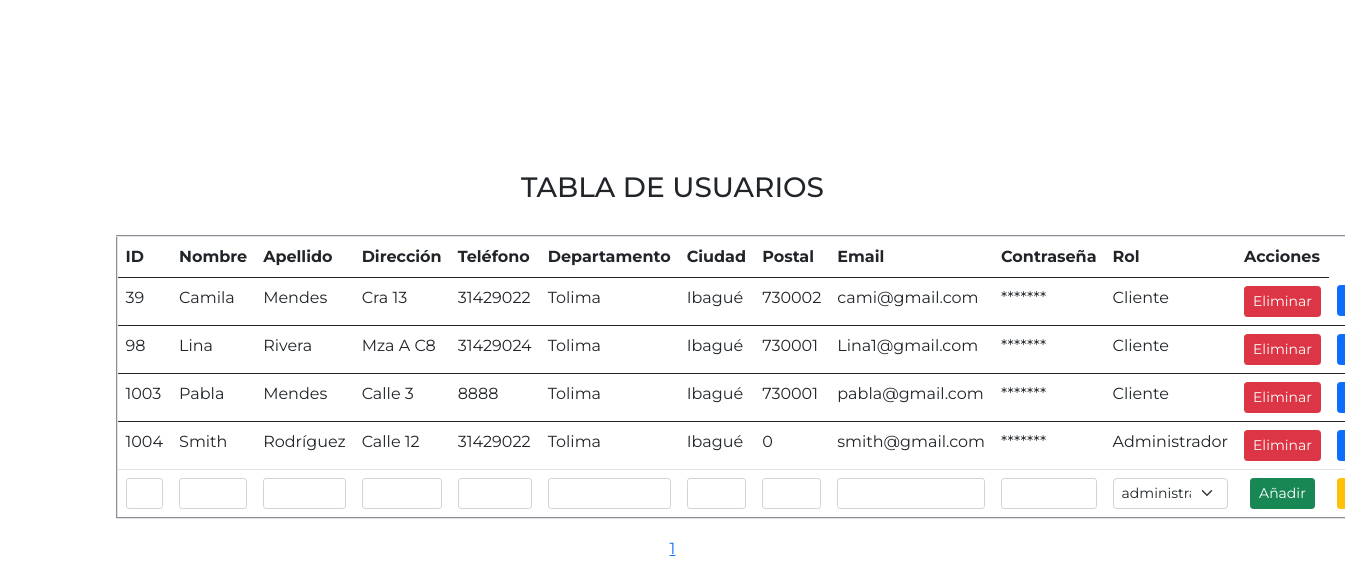
Screenshot of /CRUDS/actualizar_usuarios.php with the database file from the repository.
### tables this page shows
CREATE TABLE `usuarios` (
  `id_user` int(10) NOT NULL,
  `nombre_usuario` varchar(40) NOT NULL,
  `apellido_usuario` varchar(40) NOT NULL,
  `direccion` varchar(20) NOT NULL,
  `telefono` int(10) NOT NULL,
  `cod_rol` int(10) NOT NULL,
  `departamento` varchar(40) NOT NULL,
  `ciudad` varchar(40) NOT NULL,
  `codigo_postal` int(10) NOT NULL,
  `email` varchar(40) NOT NULL,
  `contrasena` varchar(245) NOT NULL
);

### CRUDS/crud_usuario.php (the view, shortened to what this page needs)
<!DOCTYPE html>
<html lang="en">
<head>
    <link href="https://cdn.jsdelivr.net/npm/bootstrap@5.0.2/dist/css/bootstrap.min.css" rel="stylesheet">
</head>
<body>
<?php
	include("../conexion.php");
	$registros=5;
	if(isset($_GET["pagina"])){
		if($_GET["pagina"]==1){
			header("Location:crud_usuario.php");
		}else{
			$pagina=$_GET["pagina"];
		}
	}else{
		$pagina=1;
	}
	$empieza=($pagina-1)*$registros;
	$sql_total="SELECT * FROM usuarios";
	$resultado=$conexiondb->prepare($sql_total);
	$resultado->execute(array());
	$numfilas=$resultado->rowCount();
	$totalpagina=ceil($numfilas/$registros);
	$registros=$conexiondb->query("SELECT * from usuarios LIMIT $empieza, $registros")->fetchALL(PDO::FETCH_OBJ);
		?>
<div class="container">
    <h3 class="Title_Con">TABLA DE USUARIOS</h3>
		<div class="row">
			<div class="col">
					<form action="" method="POST" autocomplete="off">
						<table align="center" class="table table-hover" border="2px">
							<thead>
								<tr>
									<th>ID</th>
									<th>Nombre</th>
									<th>Apellido</th>
									<th>Dirección</th>
									<th>Teléfono</th>
									<th>Departamento</th>
									<th>Ciudad</th>
									<th>Postal</th>
									<th>Email</th>
									<th>Contraseña</th>
									<th>Rol</th>
									<th>Acciones</th>
								</tr>
							</thead>
								<?php
								foreach ($registros as $persona) :
								?>
							<tbody>
								<tr>
									<td><?php echo $persona->id_user?></td>
									<td><?php echo $persona->nombre_usuario?></td>
									<td><?php echo $persona->apellido_usuario?></td>
									<td><?php echo $persona->direccion?></td>
									<td><?php echo $persona->telefono?></td>
									<td><?php echo $persona->departamento?></td>
									<td><?php echo $persona->ciudad?></td>
									<td><?php echo $persona->codigo_postal?></td>
									<td><?php echo $persona->email?></td>
									<td><?php echo "*******"?></td>
									<?php
									if($persona->cod_rol==1){
									$aux="Administrador"
									?>
									<td><?php echo $aux;?></td>
									<?php
									}else if($persona->cod_rol==2){
									$aux="Cliente"
									?>
									<td><?php echo $aux;?></td>
									<?php
									}
									?>
									<td><a href="eliminar_usuario.php ?id=<?php echo $persona->id_user?> & nomb=<?php echo $persona->nombre_usuario?> &ape=<?php echo $persona->apellido_usuario?> & direc=<?php echo $persona->direccion?> & tel=<?php echo $persona->telefono?> & depart=<?php echo $persona->departamento ?> & city=<?php echo $persona->ciudad?> &postal=<?php echo $persona->codigo_postal ?> & email=<?php echo $persona->email?>"><input class="btn btn-danger btn-sm" type="button" name="elimina" id="elimina" value="Eliminar"></a></td>
									<td><a href="editar_usuario.php ?id=<?php echo $persona->id_user?> & nomb=<?php echo $persona->nombre_usuario?> &ape=<?php echo $persona->apellido_usuario?> & direc=<?php echo $persona->direccion?> & tel=<?php echo $persona->telefono?> & depart=<?php echo $persona->departamento ?> & city=<?php echo $persona->ciudad?> &postal=<?php echo $persona->codigo_postal ?> & email=<?php echo $persona->email?>"><input class="btn btn-primary btn-sm" type="button" name="Editar" value="Editar"></a></td>
								</tr>
									<?php
									endforeach;
									?>
								<tr>
									<td><input class="form-control form-control-sm" type="number" name="user_id"></td>
									<td><input class="form-control form-control-sm" type="text" name="user_name"></td>
									<td><input class="form-control form-control-sm" type="text" name="user_last_name"></td>
									<td><input class="form-control form-control-sm" type="text" name="user_address"></td>
									<td><input class="form-control form-control-sm" type="number" name="user_tele"></td>
									<td><input class="form-control form-control-sm" type="text" name="user_depart"></td>
									<td><input class="form-control form-control-sm" type="text" name="user_city"></td>
									<td><input class="form-control form-control-sm" type="number" name="user_postal"></td>
									<td><input class="form-control form-control-sm" type="text" name="user_email"></td>
									<td><input class="form-control form-control-sm" type="password" name="user_password"></td>
									<td>
										<select class="form-select form-select-sm" name="user_role">
												<?php
												$sql= "SELECT * FROM rol";
												$resultado=$conexiondb->prepare($sql);
												$resultado->execute(array());
												while($registro=$resultado->fetch(PDO::FETCH_ASSOC)){
												?>
												<option value="<?php echo $registro['cod_rol'];?>"><?php echo $registro['nombre']?></option>
												<?php
												}
												?>
										</select>
									</td>
									<td align="center"><input class="btn btn-success btn-sm" type="submit" name="add" value="Añadir"></td>
									<td><a href="../usuarios/admin.php"><input class="btn btn-warning btn-sm" type="button" name="admin" value="Volver" onmouseup="window.close()"></a></td>
								</tr>
							</tbody>
						</table>
					</form>
			</div>
		</div>
</div>
<table border="0" align="center">
	<tr><?php for($i=1; $i<=$totalpagina; $i++){?>
		<td><?php echo " <a href='?pagina=" . $i . "'>" . $i . "  </a>  ";?></td>
		<?php
		}
		?>
	</tr>
</table>
</body>
</html>

### CRUDS/actualizar_usuarios.php (shortened to what this page needs)
<!DOCTYPE html>
<html lang="en">
<head>
</head>
<body>
    <?php
    try{
        ?>
		<?php
        require("crud_usuario.php");
        }catch(Exception $e){
            die("Error: ". $e->GetMessage());
        }finally{
            $conexiondb=null;
        }
    ?>
</body>
</html>

### CRUDS/crud_usuario.php (style rules this page uses)
body { background-image:url('../pictures/Login/AdobeStock_527445015.jpeg'); background-size: cover; font-family: 'Montserrat'; }
.container { margin-top: 150px; background-color:#fff; border:1px solid #fff; border-radius:3px; }
.Title_Con { text-align: center; margin:20px 0px 30px 0px; }

### rows the page displays
usuarios: id_user "39", nombre_usuario "Camila", apellido_usuario "Mendes", direccion "Cra 13", telefono "31429022", departamento "Tolima", ciudad "Ibagué", codigo_postal "730002", email "cami@gmail.com", cod_rol "Cliente"
usuarios: id_user "98", nombre_usuario "Lina", apellido_usuario "Rivera", direccion "Mza A C8", telefono "31429024", departamento "Tolima", ciudad "Ibagué", codigo_postal "730001", email "Lina1@gmail.com", cod_rol "Cliente"
usuarios: id_user "1003", nombre_usuario "Pabla", apellido_usuario "Mendes", direccion "Calle 3", telefono "8888", departamento "Tolima", ciudad "Ibagué", codigo_postal "730001", email "pabla@gmail.com", cod_rol "Cliente"
usuarios: id_user "1004", nombre_usuario "Smith", apellido_usuario "Rodríguez", direccion "Calle 12", telefono "31429022", departamento "Tolima", ciudad "Ibagué", codigo_postal "0", email "smith@gmail.com", cod_rol "Administrador"

### other values shown
form field user_role "administrador"
